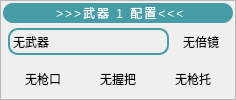
            <widget class="QFrame" name="frame_3">
             <property name="styleSheet">
              <string notr="true">#frame_3{
	border: 1px solid rgb(214, 214, 214);
	border-radius: 10px;
}</string>
             </property>
             <property name="frameShape">
              <enum>QFrame::Shape::StyledPanel</enum>
             </property>
             <property name="frameShadow">
              <enum>QFrame::Shadow::Raised</enum>
             </property>
             <layout class="QVBoxLayout" name="verticalLayout_3">
              <property name="spacing">
               <number>0</number>
              </property>
              <property name="leftMargin">
               <number>2</number>
              </property>
              <property name="topMargin">
               <number>2</number>
              </property>
              <property name="rightMargin">
               <number>2</number>
              </property>
              <property name="bottomMargin">
               <number>2</number>
              </property>
              <item>
               <widget class="QFrame" name="frame_10">
                <property name="sizePolicy">
                 <sizepolicy hsizetype="Expanding" vsizetype="Preferred">
                  <horstretch>0</horstretch>
                  <verstretch>1</verstretch>
                 </sizepolicy>
                </property>
                <property name="styleSheet">
                 <string notr="true">#frame_10{
	border: none;
	border-radius: 10px;
	background: rgb(70,157,168);
	
}</string>
                </property>
                <property name="frameShape">
                 <enum>QFrame::Shape::StyledPanel</enum>
                </property>
                <property name="frameShadow">
                 <enum>QFrame::Shadow::Raised</enum>
                </property>
                <layout class="QHBoxLayout" name="horizontalLayout_11">
                 <property name="spacing">
                  <number>0</number>
                 </property>
                 <property name="leftMargin">
                  <number>5</number>
                 </property>
                 <property name="topMargin">
                  <number>0</number>
                 </property>
                 <property name="rightMargin">
                  <number>5</number>
                 </property>
                 <property name="bottomMargin">
                  <number>0</number>
                 </property>
                 <item>
                  <spacer name="horizontalSpacer_8">
                   <property name="orientation">
                    <enum>Qt::Orientation::Horizontal</enum>
                   </property>
                   <property name="sizeHint" stdset="0">
                    <size>
                     <width>10</width>
                     <height>20</height>
                    </size>
                   </property>
                  </spacer>
                 </item>
                 <item>
                  <widget class="QPushButton" name="pushButton">
                   <property name="sizePolicy">
                    <sizepolicy hsizetype="Expanding" vsizetype="Fixed">
                     <horstretch>0</horstretch>
                     <verstretch>0</verstretch>
                    </sizepolicy>
                   </property>
                   <property name="minimumSize">
                    <size>
                     <width>200</width>
                     <height>0</height>
                    </size>
                   </property>
                   <property name="styleSheet">
                    <string notr="true">#pushButton{
	border: none;
	font: 500 12pt rgb(255, 255, 255);
	color: rgb(255, 255, 255);
	letter-spacing: 2px;
}</string>
                   </property>
                   <property name="text">
                    <string> &gt;&gt;&gt;武器 1 配置&lt;&lt;&lt;</string>
                   </property>
                   <property name="icon">
                    <iconset resource="../resource.qrc">
                     <normaloff>:/icon/resource/icon/now.png</normaloff>:/icon/resource/icon/now.png</iconset>
                   </property>
                   <property name="iconSize">
                    <size>
                     <width>20</width>
                     <height>20</height>
                    </size>
                   </property>
                  </widget>
                 </item>
                 <item>
                  <spacer name="horizontalSpacer_13">
                   <property name="orientation">
                    <enum>Qt::Orientation::Horizontal</enum>
                   </property>
                   <property name="sizeHint" stdset="0">
                    <size>
                     <width>10</width>
                     <height>20</height>
                    </size>
                   </property>
                  </spacer>
                 </item>
                </layout>
               </widget>
              </item>
              <item>
               <widget class="QFrame" name="frame_11">
                <property name="sizePolicy">
                 <sizepolicy hsizetype="Expanding" vsizetype="Preferred">
                  <horstretch>0</horstretch>
                  <verstretch>2</verstretch>
                 </sizepolicy>
                </property>
                <property name="styleSheet">
                 <string notr="true">#frame_11{
	border: none;
}</string>
                </property>
                <property name="frameShape">
                 <enum>QFrame::Shape::StyledPanel</enum>
                </property>
                <property name="frameShadow">
                 <enum>QFrame::Shadow::Raised</enum>
                </property>
                <layout class="QHBoxLayout" name="horizontalLayout_8">
                 <property name="spacing">
                  <number>0</number>
                 </property>
                 <property name="leftMargin">
                  <number>0</number>
                 </property>
                 <property name="topMargin">
                  <number>5</number>
                 </property>
                 <property name="rightMargin">
                  <number>0</number>
                 </property>
                 <property name="bottomMargin">
                  <number>5</number>
                 </property>
                 <item>
                  <spacer name="horizontalSpacer_14">
                   <property name="orientation">
                    <enum>Qt::Orientation::Horizontal</enum>
                   </property>
                   <property name="sizeHint" stdset="0">
                    <size>
                     <width>5</width>
                     <height>20</height>
                    </size>
                   </property>
                  </spacer>
                 </item>
                 <item>
                  <widget class="QLabel" name="label_6">
                   <property name="sizePolicy">
                    <sizepolicy hsizetype="Expanding" vsizetype="Preferred">
                     <horstretch>3</horstretch>
                     <verstretch>0</verstretch>
                    </sizepolicy>
                   </property>
                   <property name="styleSheet">
                    <string notr="true">#label_6{
	border: 2px solid rgb(70,157,168);
	border-radius: 10px;
}</string>
                   </property>
                   <property name="text">
                    <string>无武器</string>
                   </property>
                  </widget>
                 </item>
                 <item>
                  <spacer name="horizontalSpacer_15">
                   <property name="orientation">
                    <enum>Qt::Orientation::Horizontal</enum>
                   </property>
                   <property name="sizeHint" stdset="0">
                    <size>
                     <width>5</width>
                     <height>20</height>
                    </size>
                   </property>
                  </spacer>
                 </item>
                 <item>
                  <widget class="QLabel" name="label_7">
                   <property name="sizePolicy">
                    <sizepolicy hsizetype="Expanding" vsizetype="Preferred">
                     <horstretch>1</horstretch>
                     <verstretch>0</verstretch>
                    </sizepolicy>
                   </property>
                   <property name="text">
                    <string>无倍镜</string>
                   </property>
                   <property name="alignment">
                    <set>Qt::AlignmentFlag::AlignCenter</set>
                   </property>
                  </widget>
                 </item>
                 <item>
                  <spacer name="horizontalSpacer_16">
                   <property name="orientation">
                    <enum>Qt::Orientation::Horizontal</enum>
                   </property>
                   <property name="sizeHint" stdset="0">
                    <size>
                     <width>5</width>
                     <height>20</height>
                    </size>
                   </property>
                  </spacer>
                 </item>
                </layout>
               </widget>
              </item>
              <item>
               <widget class="QFrame" name="frame_12">
                <property name="sizePolicy">
                 <sizepolicy hsizetype="Expanding" vsizetype="Preferred">
                  <horstretch>1</horstretch>
                  <verstretch>2</verstretch>
                 </sizepolicy>
                </property>
                <property name="styleSheet">
                 <string notr="true">#frame_12{
	border: none;
}
</string>
                </property>
                <property name="frameShape">
                 <enum>QFrame::Shape::StyledPanel</enum>
                </property>
                <property name="frameShadow">
                 <enum>QFrame::Shadow::Raised</enum>
                </property>
                <layout class="QHBoxLayout" name="horizontalLayout_10">
                 <property name="spacing">
                  <number>0</number>
                 </property>
                 <property name="leftMargin">
                  <number>0</number>
                 </property>
                 <property name="topMargin">
                  <number>0</number>
                 </property>
                 <property name="rightMargin">
                  <number>0</number>
                 </property>
                 <property name="bottomMargin">
                  <number>0</number>
                 </property>
                 <item>
                  <spacer name="horizontalSpacer_17">
                   <property name="orientation">
                    <enum>Qt::Orientation::Horizontal</enum>
                   </property>
                   <property name="sizeHint" stdset="0">
                    <size>
                     <width>5</width>
                     <height>20</height>
                    </size>
                   </property>
                  </spacer>
                 </item>
                 <item>
                  <widget class="QLabel" name="label_8">
                   <property name="sizePolicy">
                    <sizepolicy hsizetype="Expanding" vsizetype="Preferred">
                     <horstretch>1</horstretch>
                     <verstretch>0</verstretch>
                    </sizepolicy>
                   </property>
                   <property name="text">
                    <string>无枪口</string>
                   </property>
                   <property name="alignment">
                    <set>Qt::AlignmentFlag::AlignCenter</set>
                   </property>
                  </widget>
                 </item>
                 <item>
                  <spacer name="horizontalSpacer_18">
                   <property name="orientation">
                    <enum>Qt::Orientation::Horizontal</enum>
                   </property>
                   <property name="sizeHint" stdset="0">
                    <size>
                     <width>5</width>
                     <height>20</height>
                    </size>
                   </property>
                  </spacer>
                 </item>
                 <item>
                  <widget class="QLabel" name="label_10">
                   <property name="sizePolicy">
                    <sizepolicy hsizetype="Expanding" vsizetype="Preferred">
                     <horstretch>1</horstretch>
                     <verstretch>0</verstretch>
                    </sizepolicy>
                   </property>
                   <property name="text">
                    <string>无握把</string>
                   </property>
                   <property name="alignment">
                    <set>Qt::AlignmentFlag::AlignCenter</set>
                   </property>
                  </widget>
                 </item>
                 <item>
                  <spacer name="horizontalSpacer_19">
                   <property name="orientation">
                    <enum>Qt::Orientation::Horizontal</enum>
                   </property>
                   <property name="sizeHint" stdset="0">
                    <size>
                     <width>5</width>
                     <height>20</height>
                    </size>
                   </property>
                  </spacer>
                 </item>
                 <item>
                  <widget class="QLabel" name="label_9">
                   <property name="sizePolicy">
                    <sizepolicy hsizetype="Expanding" vsizetype="Preferred">
                     <horstretch>1</horstretch>
                     <verstretch>0</verstretch>
                    </sizepolicy>
                   </property>
                   <property name="text">
                    <string>无枪托</string>
                   </property>
                   <property name="alignment">
                    <set>Qt::AlignmentFlag::AlignCenter</set>
                   </property>
                  </widget>
                 </item>
                 <item>
                  <spacer name="horizontalSpacer_20">
                   <property name="orientation">
                    <enum>Qt::Orientation::Horizontal</enum>
                   </property>
                   <property name="sizeHint" stdset="0">
                    <size>
                     <width>5</width>
                     <height>20</height>
                    </size>
                   </property>
                  </spacer>
                 </item>
                </layout>
               </widget>
              </item>
             </layout>
            </widget>
